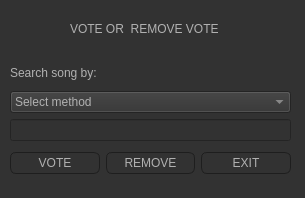
<?xml version="1.0" encoding="UTF-8"?>
<ui version="4.0">
 <class>voteasong</class>
 <widget class="QDialog" name="voteasong">
  <property name="geometry">
   <rect>
    <x>0</x>
    <y>0</y>
    <width>305</width>
    <height>198</height>
   </rect>
  </property>
  <property name="windowTitle">
   <string>TM - VOTE / RM VOTE</string>
  </property>
  <property name="styleSheet">
   <string notr="true">QPushButton
{
    color: #b1b1b1;
    background-color: QLinearGradient( x1: 0, y1: 0, x2: 0, y2: 1, stop: 0 #565656, stop: 0.1 #525252, stop: 0.5 #4e4e4e, stop: 0.9 #4a4a4a, stop: 1 #464646);
    border-width: 1px;
    border-color: #1e1e1e;
    border-style: solid;
    border-radius: 6;
    padding: 3px;
    font-size: 12px;
    padding-left: 5px;
    padding-right: 5px;
}
 
QPushButton:pressed
{
    background-color: QLinearGradient( x1: 0, y1: 0, x2: 0, y2: 1, stop: 0 #2d2d2d, stop: 0.1 #2b2b2b, stop: 0.5 #292929, stop: 0.9 #282828, stop: 1 #252525);
}

QWidget
{
    color: #b1b1b1;
    background-color: #323232;
}

QLabel
{
rgb(238, 238, 236)
}</string>
  </property>
  <widget class="QLabel" name="label">
   <property name="geometry">
    <rect>
     <x>70</x>
     <y>20</y>
     <width>171</width>
     <height>17</height>
    </rect>
   </property>
   <property name="text">
    <string>VOTE OR  REMOVE VOTE</string>
   </property>
  </widget>
  <widget class="QWidget" name="layoutWidget">
   <property name="geometry">
    <rect>
     <x>10</x>
     <y>60</y>
     <width>281</width>
     <height>81</height>
    </rect>
   </property>
   <layout class="QVBoxLayout" name="verticalLayout">
    <item>
     <widget class="QLabel" name="label_2">
      <property name="text">
       <string>Search song by:</string>
      </property>
     </widget>
    </item>
    <item>
     <widget class="QComboBox" name="comboBox">
      <item>
       <property name="text">
        <string>Select method</string>
       </property>
      </item>
      <item>
       <property name="text">
        <string>Name</string>
       </property>
      </item>
      <item>
       <property name="text">
        <string>Link</string>
       </property>
      </item>
     </widget>
    </item>
    <item>
     <widget class="QLineEdit" name="lineEdit"/>
    </item>
   </layout>
  </widget>
  <widget class="QWidget" name="layoutWidget">
   <property name="geometry">
    <rect>
     <x>10</x>
     <y>150</y>
     <width>281</width>
     <height>27</height>
    </rect>
   </property>
   <layout class="QHBoxLayout" name="horizontalLayout">
    <item>
     <widget class="QPushButton" name="pushButton">
      <property name="text">
       <string>VOTE</string>
      </property>
     </widget>
    </item>
    <item>
     <widget class="QPushButton" name="pushButton_2">
      <property name="text">
       <string>REMOVE</string>
      </property>
     </widget>
    </item>
    <item>
     <widget class="QPushButton" name="pushButton_3">
      <property name="text">
       <string>EXIT</string>
      </property>
     </widget>
    </item>
   </layout>
  </widget>
 </widget>
 <resources/>
 <connections/>
</ui>
